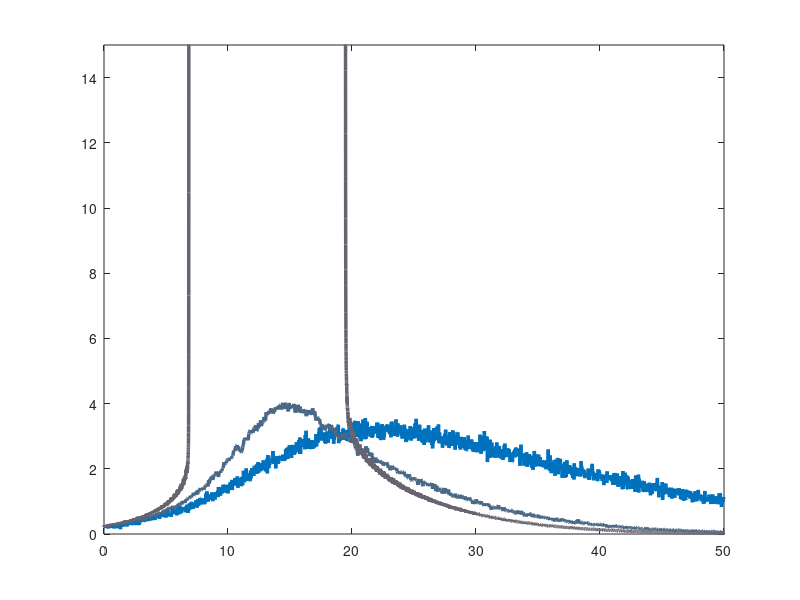

This chart was generated by the following MATLAB code: (Note: this script raises an error after producing the figure.)
load('DataPhi.mat')
load('DataSim.mat')
a=[1.079e-04,2.210e-06];b=[-11.14,4.77];n=[3.081,3.815];
col_B=[0 0.447 0.741];
col_R=[0.85 0.325 0.098];
%% 

figure
plot(NegSupersat4e3Data(5:end,1)/2,NegSupersat4e3Data(5:end,4),'Color',[0 0.4470 0.7410]+(0)*([0.8500, 0.3250, 0.0980]-[0 0.4470 0.7410])/21,'LineWidth',2.5)
hold on
%plot(NegSupersat1e4Data(5:end,1)*sqrt(2.5)/2,NegSupersat1e4Data(5:end,4),'Color',[0 0.4470 0.7410]+(4)*([0.8500, 0.3250, 0.0980]-[0 0.4470 0.7410])/21,'LineWidth',2)
plot(NegSupersat2e4Data(5:end,1)*sqrt(5)/2,NegSupersat2e4Data(5:end,4),'Color',[0 0.4470 0.7410]+(7)*([0.8500, 0.3250, 0.0980]-[0 0.4470 0.7410])/21,'LineWidth',2.5)
plot(NegSupersat4e4Data(5:end,1)*0.03,NegSupersat4e4Data(5:end,4),'Color',[0 0.4470 0.7410]+(10)*([0.8500, 0.3250, 0.0980]-[0 0.4470 0.7410])/21,'LineWidth',2.5)
plot(max(70-2/5*NegSupersat4e4revData(5:end,1),33-3/100*NegSupersat4e4revData(5:end,1)),NegSupersat4e4revData(5:end,4),'Color',[0 0.4470 0.7410]+(10)*([0.8500, 0.3250, 0.0980]-[0 0.4470 0.7410])/21,'LineWidth',2.5)

axis([0 50 0 15])

for i=[0 7 10]%[0 4 7 10]
% plot(OutputFw(i*3+3,1:10:end),OutputFw(i*3+1,1:10:end),'k','LineWidth',1)
% plot(OutputRv(i*3+3,1:10:end),OutputRv(i*3+1,1:10:end),'k','LineWidth',1)
PlotSSN_noN(a,b,n,[1.25 -1;1 -1.25]*sqrt(10^(0.1*i)),3,[0 50 0 20],[0 0 0],2)
end
xlabel('External input \mu_{ext}','FontSize',16)
ylabel('E Firing rate \nu_E (Hz)','FontSize',16)
set(gca,'FontSize',16)
box on
axis([0 50 0 6])

axes('YAxisLocation','left','Position',[.63 .65 .25 .25])
hold on
for i=0:21
% plot(OutputFw(i*3+3,1:10:end),OutputFw(i*3+1,1:10:end),'Color',[0 0.4470 0.7410]+(i)*([0.8500, 0.3250, 0.0980]-[0 0.4470 0.7410])/21,'LineWidth',1.5)
% plot(OutputRv(i*3+3,1:10:end),OutputRv(i*3+1,1:10:end),'Color',[0 0.4470 0.7410]+(i)*([0.8500, 0.3250, 0.0980]-[0 0.4470 0.7410])/21,'LineWidth',1.5)
PlotSSN_noN(a,b,n,[1.25 -1;1 -1.25]*sqrt(10^(0.1*i)),3,[0 50 0 20],col_B+(col_R-col_B)*i/21,1.5)
end
axis([0 50 0 15])
xticks([0 50])
yticks([0 15])
box on


N=4e3*10.^[0:0.1:2.1];
figure
hold on
for i=0:0.1:2.1
Plot_SSN(a,b,n,[1.25 -1;1 -1.25],3,[-0.01 0.5 0 12],4e3*10^[i],col_B+(col_R-col_B)*i/2.1,2)
end
% for i=0:21
% plot(OutputFw(i*3+3,1:10:end)/sqrt(N(1+i)),OutputFw(i*3+1,1:10:end),'Color',[0 0.4470 0.7410]+(i)*([0.8500, 0.3250, 0.0980]-[0 0.4470 0.7410])/21,'LineWidth',2.5)
% plot(OutputRv(i*3+3,1:10:end)/sqrt(N(1+i)),OutputRv(i*3+1,1:10:end),'Color',[0 0.4470 0.7410]+(i)*([0.8500, 0.3250, 0.0980]-[0 0.4470 0.7410])/21,'LineWidth',2.5)
% end
xlabel('External input \mu_{ext} /?N','FontSize',16)
ylabel('E Firing rate \nu_E (Hz)','FontSize',16)
set(gca,'FontSize',16)
box on
axis([-0.01 0.5 0 12])
l=plot([0 1],[0 1]*(3*1-1.25)/(1.25^2-1^2)*sqrt(4e3),'k:','LineWidth',3);

h = legend(l,'Balanced state');
pos = get(h,'Position');
set(h,'Position',[0.445 0.847 0.3 0.07]);
legend boxoff

axes('YAxisLocation','left','Position',[.619 .554 .25 .25])
hold on
for i=0:21
plot(OutputFw(i*3+3,1:10:end)/sqrt(N(1+i)),OutputFw(i*3+1,1:10:end),'Color',[0 0.4470 0.7410]+(i)*([0.8500, 0.3250, 0.0980]-[0 0.4470 0.7410])/21,'LineWidth',1.5)
plot(OutputRv(i*3+3,1:10:end)/sqrt(N(1+i)),OutputRv(i*3+1,1:10:end),'Color',[0 0.4470 0.7410]+(i)*([0.8500, 0.3250, 0.0980]-[0 0.4470 0.7410])/21,'LineWidth',1.5)
end
% for i=0:0.1:2.1
% Plot_SSN(a,b,n,[1.25 -1;1 -1.25],3,[-0.01 0.5 0 12],4e3*10^[i],col_B+(col_R-col_B)*i/2.1)
% end
axis([-0.01 0.5 0 12])
xticks([])
yticks([])
box on